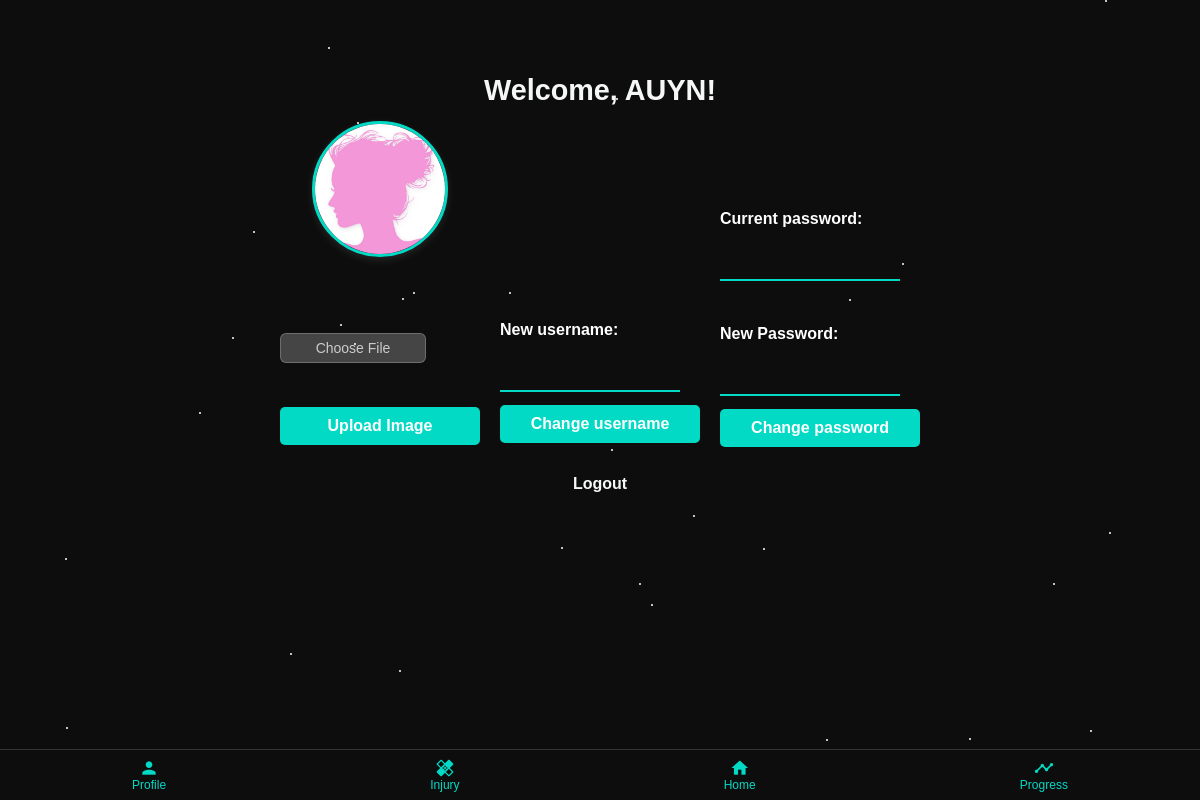
/profile (signed in), run on the app's committed database.
### tables this page shows
CREATE TABLE users (
            id INTEGER PRIMARY KEY AUTOINCREMENT,
            username TEXT UNIQUE,
            password_hash TEXT  
        , profile_image TEXT DEFAULT NULL);

### app.py (the view)
@app.route('/profile')
def user_profile():
    user_id = session.get('user_id')
    if not user_id:
        return redirect(url_for('login'))
    user = get_user_by_id(user_id)
    if not user:
        return "User not found", 404
    profile_image = get_profile_image(user_id)
    return render_template('profile.html', username=user[1], profile_image=profile_image)

### database.py (called while the page is built)
def connect_user_db():
    return sqlite3.connect('instance/users.db')

def get_user_by_id(user_id):
    conn = connect_user_db()
    cursor = conn.cursor()
    cursor.execute('SELECT * FROM users WHERE id = ?', (user_id,))
    user = cursor.fetchone()
    conn.close()
    return user

def get_profile_image(user_id):
    conn = connect_user_db()
    cursor = conn.cursor()
    cursor.execute('SELECT profile_image FROM users WHERE id = ?', (user_id,))
    profile_image = cursor.fetchone()
    conn.close()
    return profile_image[0] if profile_image else None

### templates/profile.html (shortened to what this page needs)
<!DOCTYPE html>
<html lang="en">
<head>
    <link rel="stylesheet" href="{{ url_for('static', filename='css/profile.css') }}">
</head>
<body>
    <div class="bottom-nav">
        <a href="/profile"><i class="material-icons">person</i><span>Profile</span></a>
        <a href="/injury"><i class="material-icons">healing</i><span>Injury</span></a>
        <a href="/home"><i class="material-icons">home</i><span>Home</span></a>
        <a href="/progress"><i class="material-icons">timeline</i><span>Progress</span></a>
    </div>
    <div class="container">
        <div class="profile-container">
            <h2>Welcome, {{ username }}!</h2>
            <div class="profile-row">
                <div class="profile-column">
                    {% if profile_image %}
                        <div class="profile-picture">
                            <img src="{{ url_for('static', filename='uploads/' + profile_image) }}" alt="Profile Picture" class="profile-img">
                        </div>
                    {% else %}
                        <p>No profile picture uploaded.</p>
                    {% endif %}
                    <br><br><br><br>
                    <form action="{{ url_for('upload_profile_image') }}" method="POST" enctype="multipart/form-data">
                        <label for="profile_image" class="custom-file-upload">Choose File</label> <br>
                        <button type="submit">Upload Image</button>
                    </form>
                </div>
                <div class="profile-column">
                    <br><br><br><br><br><br><br><br><br><br><br>
                    <form method="POST" action="{{ url_for('change_username') }}">
                        <label for="new_username">New username:</label>
                        <input type="text" id="new_username" name="new_username" required>
                        <button type="submit">Change username</button>
                    </form>
                </div>
                <div class="profile-column">
                    <br><br><br><br><br>
                    <form method="POST" action="{{ url_for('auth.change_password') }}" id="change-password-form">
                        <label for="current_password">Current password:</label>
                        <input type="password" id="current_password" name="current_password" required>
                        <br>
                        <label for="new_password">New Password:</label>
                        <input type="password" id="new_password" name="new_password" required>
                        <button type="submit">Change password</button>
                    </form>
                </div>
            </div>
            <br>
            <div class="profile-actions">
                <a href="{{ url_for('logout') }}" class="action-link">Logout</a>
            </div>
        </div>
    </div>
</body>
</html>

### static/css/profile.css (style rules this page uses)
body { font-family: 'Poppins', sans-serif; background: #0d0d0d; color: #ffffff; margin: 0; padding: 0; display: flex; flex-direction: column; align-items: center; justify-content: center; min-height: 50vh; text-align: center; }
h1, h2 { font-size: 1.8em; margin-bottom: 13px; color: #f4f7f6; }
form { display: flex; flex-direction: column; gap: 13px; width: 100%; max-width: 450px; }
label { font-size: 1em; font-weight: 600; color: #ffffff; text-align: left; width: 100%; }
input[type="text"], input[type="password"], input[type="file"] { padding: 12px; border: none; border-bottom: 2px solid #03dac6; background: transparent; color: #ffffff; font-size: 1em; width: 100%; text-align: center; transition: border-color 0.3s; }
button { background-color: #03dac6; border: none; padding: 10px 20px; border-radius: 5px; font-size: 16px; color: #ffffff; cursor: pointer; transition: background 0.3s, transform 0.2s; font-weight: bold; min-width: 40%; text-align: center; }
.custom-file-upload { display: inline-block; padding: 6px 12px; background-color: rgba(200, 200, 200, 0.3); color: #ccc; font-size: 14px; font-weight: 500; border-radius: 6px; cursor: pointer; border: 1px solid rgba(150, 150, 150, 0.5); transition: background 0.2s ease-in-out, border 0.2s ease-in-out; width: 120px; text-align: center; }
.profile-picture img { width: 130px; height: 130px; border-radius: 50%; border: 3px solid #03dac6; box-shadow: 0 3px 8px rgba(255, 255, 255, 0.1); transition: transform 0.3s ease-in-out; }
.profile-actions a { color: #f7f8f8; font-size: 16px; text-decoration: none; margin: 10px; display: inline-block; transition: color 0.3s ease; }
.profile-container { display: flex; flex-direction: column; align-items: center; justify-content: center; width: 100%; max-width: 800px; color: #ffffff; margin-top: 50px; }
.profile-row { display: flex; justify-content: space-between; align-items: center; width: 100%; gap: 20px; }
.profile-column { flex: 1; display: flex; flex-direction: column; align-items: center; text-align: center; }
.profile-column input { width: 80%; padding: 10px; border: none; border-bottom: 2px solid #03dac6; background: transparent; color: #ffffff; font-size: 1em; text-align: center; transition: border-color 0.3s; }
.profile-picture img { width: 130px; height: 130px; border-radius: 50%; border: 3px solid #03dac6; box-shadow: 0 3px 8px rgba(255, 255, 255, 0.1); transition: transform 0.3s; }
.action-link { font-size: 18px; font-weight: bold; color: #ffffff; }
.bottom-nav { position: fixed; bottom: 0; width: 100%; background-color: #0d0d0d; display: flex; justify-content: space-around; border-top: 1px solid #333; z-index: 1000; }
.bottom-nav a { display: flex; flex-direction: column; align-items: center; padding: 8px 0; color: #03dac6; text-decoration: none; font-size: 12px; }
.bottom-nav i { font-size: 20px; }

### data on the page
users: username "AUYN", profile_image (picture)
